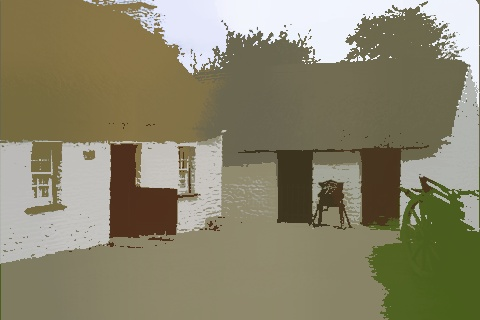
//> input picture trets2018-images/cottage-mean-shifted.jpg, 480 x 320 px
$ ./visual-saliency-templates ../../trets2018-images/cottage-mean-shifted.jpg out.png   (built with g++ and OpenCV 4)
//> lines starting //> are read from the running program, lines starting //| are printed output that depends on the picture
/* Visual saliency in C++ without 3rd party library support
 *
 * Rob Stewart <R.Stewart@hw.ac.uk>, Heriot-Watt University
 * Date: 18.07.2017
 */

#include <opencv2/core/core.hpp>
#include <opencv2/highgui/highgui.hpp>
#include <opencv2/imgproc/imgproc.hpp>
#include <stdio.h>
#include <iostream>

using namespace cv;
using namespace std;

/* lower level: blur 2D filter */
template<int w, int h>
// [15 lines left out: function blurFilter, not called in this run]

/* four wavelet subbands */
template <int w, int h>
struct fwt_t {
  int ll[w][h];
  int lh[w][h];
  int hl[w][h];
  int hh[w][h];
} ;

/* medium level: forward wavelet transform */
template <int w,int h>
// [92 lines left out: function fwt, not called in this run]


template <int w, int h>
// [14 lines left out: function mapForm, not called in this run]

template <int w, int h>
// [14 lines left out: function orientForm, not called in this run]

template <int w, int h, int scale>
// [12 lines left out: function resize, not called in this run]

/* higher level: visual saliency */
template <int w, int h>
// [55 lines left out: function visualSaliency, not called in this run]

void saveImage(string const &fname, uchar** image, int w, int h) {
  /* convert array of pointers to consecutive memory */
  uchar *data = new uchar[w*h];
  for (int j=0; j<h; j++) {
    for (int i=0; i<w; i++) {
      data[w*j+i] = image[j][i];
    }
  }
  Mat newY = Mat(Size(w,h), CV_8UC1, data);
  imwrite(fname,newY);
}


int main( int argc, char** argv )
{
  if( argc != 3)
    {
      cout <<" Usage: ./VisualSaliency <input_image> <output_image>" << endl;
      return -1;
    }

  int width  = 512;
  int height = 512;

  /* parse the image file */
  Mat image;
  image = imread(argv[1], CV_LOAD_IMAGE_COLOR);
//> image is the input picture: 320 rows x 480 cols, CV_8UC3; mean B, G, R 106, 131.5, 136.8
  if(! image.data )
    {
      cout <<  "Could not open or find the image" << std::endl ;
      return -1;
    }

  Mat yuvImage = image.clone();
  cvtColor(image, yuvImage, CV_BGR2YCrCb);
//> yuvImage: 320 rows x 480 cols, CV_8UC3; mean of channels 0, 1, 2 130.2, 132.7, 114.4

  /* extract the Y channel from YUV colour space */
  Mat yuvChan[3];
  split(yuvImage, yuvChan);
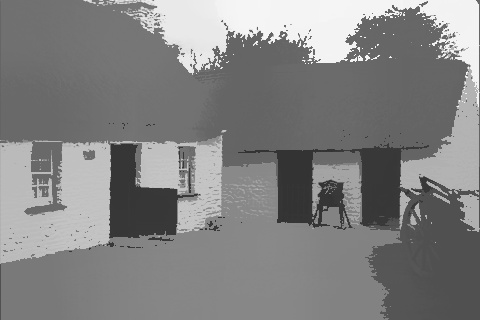
//> yuvChan[0]: 320 rows x 480 cols, CV_8UC1; min 45, max 252, mean 130.2
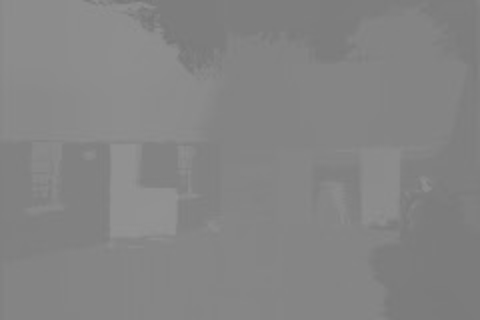
//> yuvChan[1]: 320 rows x 480 cols, CV_8UC1; min 120, max 148, mean 132.7
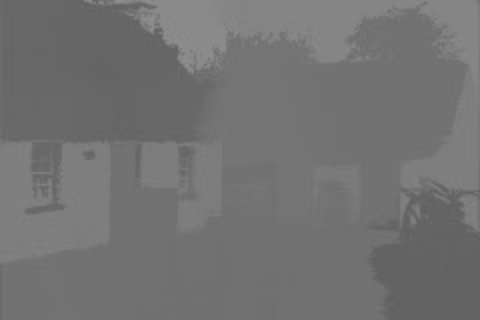
//> yuvChan[2]: 320 rows x 480 cols, CV_8UC1; min 95, max 145, mean 114.4
  Mat y = yuvChan[0];

  uchar **array = new uchar*[height];
  for (int i=0; i<height; ++i)
    array[i] = new uchar[width];

  for (int i=0; i<height; ++i)
    array[i] = y.ptr<uchar>(i);

  int img[512][512];
  //  = new int*[height];
  // for (int i=0; i<height; ++i)
  //   img[i] = new int[width];

  for (int j=0;j<512;j++) {
    for (int i=0;i<512;i++) {
      img[j][i] = array[j][i];
    }
  }

  /* computation on the Y channel */
  visualSaliency<512,512>(img);
//> (this line was passed over: a library is not available in this run)

  /* write the Y channel as an image to file */
  uchar **castedImg = new uchar*[height];
  for (int i=0; i<height; ++i)
    castedImg[i] = new uchar[width];

  for (int i=0;i<width;i++) {
    for (int j=0;j<height;j++) {
      castedImg[j][i] = img[j][i];
    }
  }

  saveImage(argv[2],castedImg,width,height);
//> in saveImage, `Mat newY = Mat(Size(w,h), CV_8UC1, data);`:
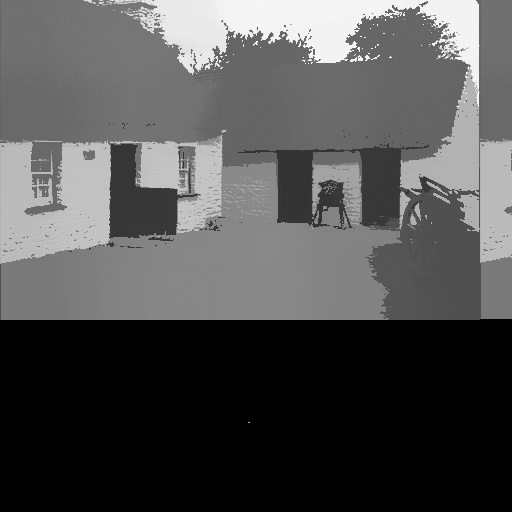
//> newY: 512 rows x 512 cols, CV_8UC1; min 0, max 252, mean 81.7

  return 0;
}
